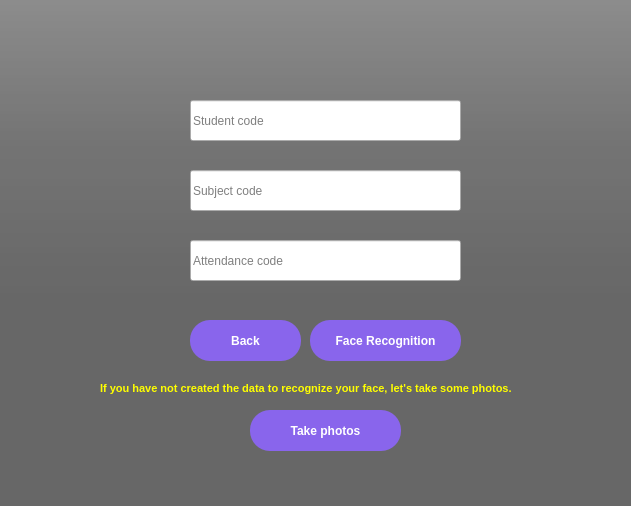
<?xml version="1.0" encoding="UTF-8"?>
<ui version="4.0">
 <class>MainWindow</class>
 <widget class="QMainWindow" name="MainWindow">
  <property name="geometry">
   <rect>
    <x>0</x>
    <y>0</y>
    <width>631</width>
    <height>506</height>
   </rect>
  </property>
  <property name="windowTitle">
   <string>Take a roll call</string>
  </property>
  <widget class="QWidget" name="centralwidget">
   <widget class="QLabel" name="label">
    <property name="geometry">
     <rect>
      <x>0</x>
      <y>0</y>
      <width>631</width>
      <height>506</height>
     </rect>
    </property>
    <property name="styleSheet">
     <string notr="true">border-image: url(:/newPrefix/bg1.jpg);</string>
    </property>
    <property name="text">
     <string/>
    </property>
   </widget>
   <widget class="QLabel" name="label_2">
    <property name="geometry">
     <rect>
      <x>0</x>
      <y>0</y>
      <width>631</width>
      <height>506</height>
     </rect>
    </property>
    <property name="styleSheet">
     <string notr="true">border-image: url(:/newPrefix/bg1.jpg);background-color: qlineargradient(spread:pad, x1:0, x2:0, y2:0.715909, stop:0 rgba(0,0,0,9), stop:0.375 rgba(0,0,0,50), stop:0.835277 rgba(0,0,0,75));
</string>
    </property>
    <property name="text">
     <string/>
    </property>
   </widget>
   <widget class="QLabel" name="label_3">
    <property name="geometry">
     <rect>
      <x>0</x>
      <y>0</y>
      <width>631</width>
      <height>506</height>
     </rect>
    </property>
    <property name="styleSheet">
     <string notr="true">background-color: rgba(0,0,0,100);
</string>
    </property>
    <property name="text">
     <string/>
    </property>
   </widget>
   <widget class="QPushButton" name="back_btn">
    <property name="geometry">
     <rect>
      <x>190</x>
      <y>320</y>
      <width>111</width>
      <height>41</height>
     </rect>
    </property>
    <property name="font">
     <font>
      <pointsize>9</pointsize>
      <weight>75</weight>
      <bold>true</bold>
     </font>
    </property>
    <property name="cursor">
     <cursorShape>PointingHandCursor</cursorShape>
    </property>
    <property name="styleSheet">
     <string notr="true">QPushButton#back_btn{
	background: rgb(137,101,236);
	border-radius: 20px;
	color: white;
}
QPushButton#back_btn:hover{
	background-color: rgb(255,255,255,210);
	border-radius: 20px;
	color: black;
}
QPushButton#back_btn:pressed{
	background-color: rgb(255,255,255,210);
	padding-top: 5px;
	padding-left: 5px;
}</string>
    </property>
    <property name="text">
     <string>Back</string>
    </property>
   </widget>
   <widget class="QLineEdit" name="stu_code">
    <property name="geometry">
     <rect>
      <x>190</x>
      <y>100</y>
      <width>271</width>
      <height>41</height>
     </rect>
    </property>
    <property name="font">
     <font>
      <pointsize>9</pointsize>
     </font>
    </property>
    <property name="placeholderText">
     <string>Student code</string>
    </property>
   </widget>
   <widget class="QLabel" name="alert">
    <property name="geometry">
     <rect>
      <x>190</x>
      <y>50</y>
      <width>371</width>
      <height>31</height>
     </rect>
    </property>
    <property name="font">
     <font>
      <pointsize>10</pointsize>
      <weight>75</weight>
      <bold>true</bold>
     </font>
    </property>
    <property name="styleSheet">
     <string notr="true">color:red;
</string>
    </property>
    <property name="text">
     <string/>
    </property>
   </widget>
   <widget class="QLineEdit" name="attend_code">
    <property name="geometry">
     <rect>
      <x>190</x>
      <y>240</y>
      <width>271</width>
      <height>41</height>
     </rect>
    </property>
    <property name="font">
     <font>
      <pointsize>9</pointsize>
     </font>
    </property>
    <property name="text">
     <string/>
    </property>
    <property name="placeholderText">
     <string>Attendance code</string>
    </property>
   </widget>
   <widget class="QLineEdit" name="sbj_code">
    <property name="geometry">
     <rect>
      <x>190</x>
      <y>170</y>
      <width>271</width>
      <height>41</height>
     </rect>
    </property>
    <property name="font">
     <font>
      <pointsize>9</pointsize>
     </font>
    </property>
    <property name="placeholderText">
     <string>Subject code</string>
    </property>
   </widget>
   <widget class="QPushButton" name="face_recognition">
    <property name="geometry">
     <rect>
      <x>310</x>
      <y>320</y>
      <width>151</width>
      <height>41</height>
     </rect>
    </property>
    <property name="font">
     <font>
      <pointsize>9</pointsize>
      <weight>75</weight>
      <bold>true</bold>
     </font>
    </property>
    <property name="styleSheet">
     <string notr="true">QPushButton#face_recognition{
	background: rgb(137,101,236);
	border-radius: 20px;
	color: white;
}
QPushButton#face_recognition:hover{
	background-color: rgb(255,255,255,210);
	border-radius: 20px;
	color: black;
}
QPushButton#face_recognition:pressed{
	background-color: rgb(255,255,255,210);
	padding-top: 5px;
	padding-left: 5px;
}</string>
    </property>
    <property name="text">
     <string>Face Recognition</string>
    </property>
   </widget>
   <widget class="QLabel" name="label_4">
    <property name="geometry">
     <rect>
      <x>100</x>
      <y>380</y>
      <width>531</width>
      <height>16</height>
     </rect>
    </property>
    <property name="font">
     <font>
      <pointsize>8</pointsize>
      <weight>75</weight>
      <bold>true</bold>
     </font>
    </property>
    <property name="styleSheet">
     <string notr="true">color: yellow;</string>
    </property>
    <property name="text">
     <string>If you have not created the data to recognize your face, let's take some photos.</string>
    </property>
   </widget>
   <widget class="QPushButton" name="take_photo">
    <property name="geometry">
     <rect>
      <x>250</x>
      <y>410</y>
      <width>151</width>
      <height>41</height>
     </rect>
    </property>
    <property name="font">
     <font>
      <pointsize>9</pointsize>
      <weight>75</weight>
      <bold>true</bold>
     </font>
    </property>
    <property name="styleSheet">
     <string notr="true">QPushButton#take_photo{
	background: rgb(137,101,236);
	border-radius: 20px;
	color: white;
}
QPushButton#take_photo:hover{
	background-color: rgb(255,255,255,210);
	border-radius: 20px;
	color: black;
}
QPushButton#take_photo:pressed{
	background-color: rgb(255,255,255,210);
	padding-top: 5px;
	padding-left: 5px;
}</string>
    </property>
    <property name="text">
     <string>Take photos</string>
    </property>
   </widget>
  </widget>
 </widget>
 <resources>
  <include location="res.qrc"/>
 </resources>
 <connections/>
</ui>
